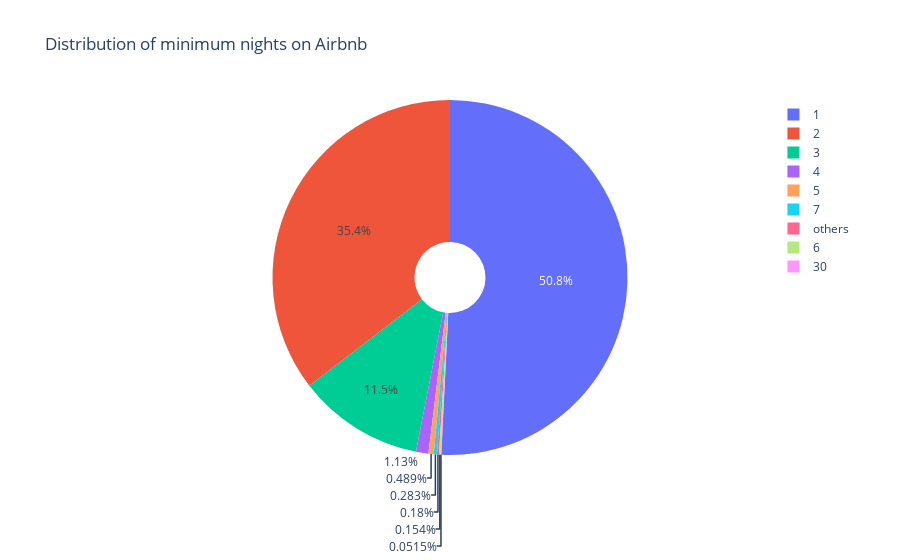

The notebook cell this image was saved under:
### Code cell
# plot
fig = fig_pie(labels, values, "Distribution of minimum nights on Airbnb",topk=8)
fig = go.Figure(fig)
fig.show()
fig.write_image('output/min_nights_santorini.png')

### Figure 1 — Plotly figure (JSON) as saved in the notebook; plotly's stock layout.template omitted (floating-point values rounded to 4 significant figures)
{"data": [{"hole": 0.2, "labels": [1, 2, 3, 4, 5, 7, 6, 30, "others"], "type": "pie", "values": [1973, 1377, 446, 44, 19, 11, 6, 2, 7]}], "layout": {"title": {"text": "Distribution of minimum nights on Airbnb"}}}
